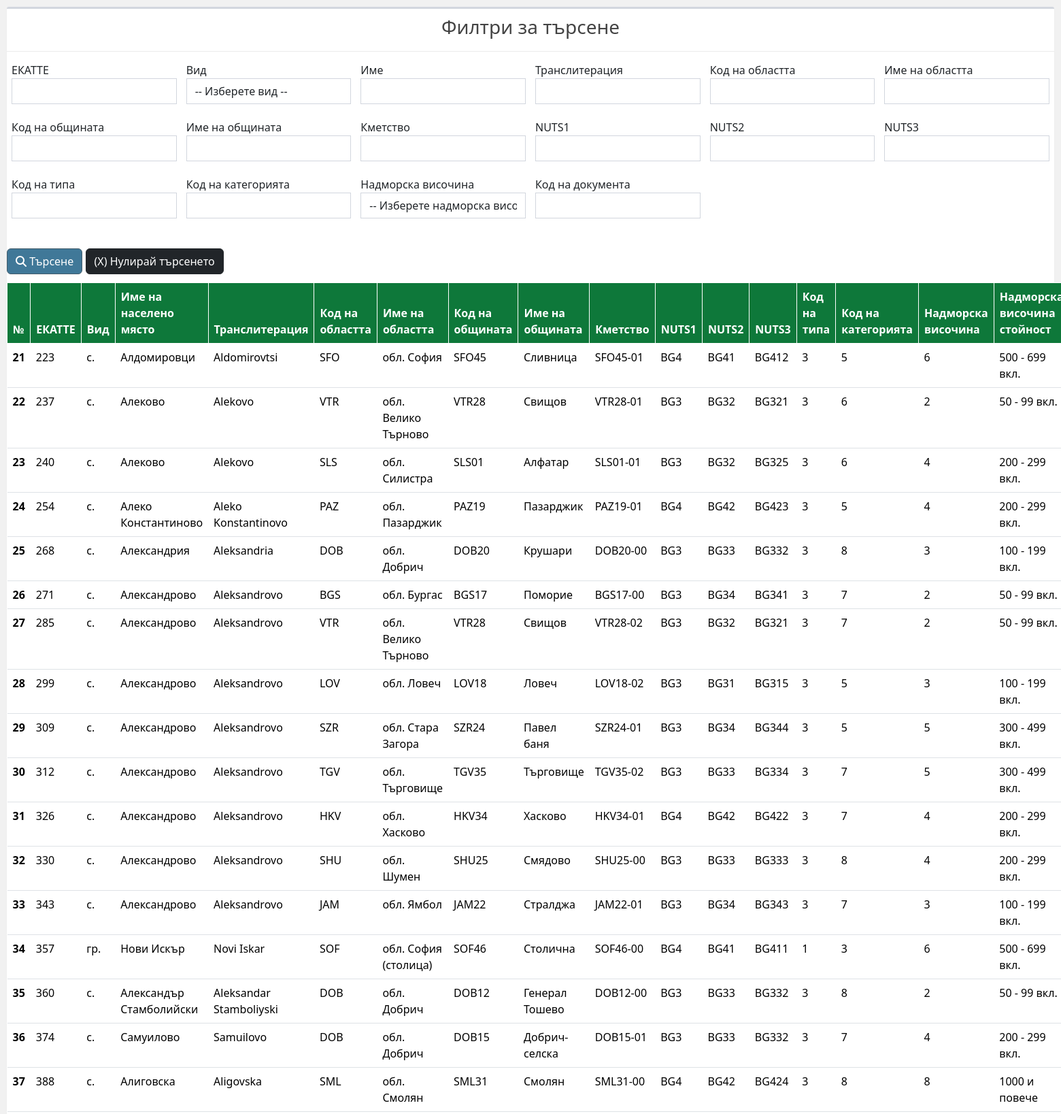
The page /index.php?&page=2 (upper part) on the database its author committed.
### tables this page shows
CREATE TABLE `settlements` (
  `ekkate` int NOT NULL,
  `kind` varchar(4) DEFAULT NULL,
  `settlement_name` varchar(150) DEFAULT NULL,
  `transliteration` varchar(150) DEFAULT NULL,
  `district_code` varchar(3) DEFAULT NULL,
  `area_name` varchar(150) DEFAULT NULL,
  `municipality_code` varchar(5) DEFAULT NULL,
  `municipality_name` varchar(150) DEFAULT NULL,
  `city_hall` varchar(150) DEFAULT NULL,
  `nuts1` varchar(3) DEFAULT NULL,
  `nuts2` varchar(4) DEFAULT NULL,
  `nuts3` varchar(5) DEFAULT NULL,
  `type_code` int DEFAULT NULL,
  `category_code` int DEFAULT NULL,
  `altitude` int DEFAULT NULL,
  `altitude_value` varchar(150) DEFAULT NULL,
  `document_code` int DEFAULT NULL,
  `sequence_number` int DEFAULT NULL
);

### data.php (called while the page is built, shortened)
<?php
    require_once('classes/DBOperations.php');
	$db_data['dbHost'] 	= 'localhost';
	$db_data['dbUser'] 	= '_DB USER_';
	$db_data['dbPass'] 	= '_DB PASS_';
	$db_data['dbName'] 	= '_DB NAME_';
	$db_data['dbChar'] 	= 'utf8';
    $filter_columns = [
        'ekkate',
        'kind',
        'settlement_name',
        'transliteration',
        'district_code',
        'area_name',
        'municipality_code',
        'municipality_name',
        'city_hall',
        'nuts1',
        'nuts2',
        'nuts3',
        'type_code',
        'category_code',
        'altitude',
        'document_code',
    ];
    $DBOperations = new DBOperations($db_data);
    $filter_data = [];
    $results_per_page = 20;
    if(isset($_GET)){
        $search_query = [];
        foreach ($filter_columns as $column) {
            if(isset($_GET[$column]) && $_GET[$column] !== ''){
                $search_query[] = "$column = '".$_GET[$column]."'";
                $filter_data[$column] = $_GET[$column];
            } else {
                $filter_data[$column] = '';
            }
        }
        $sql = 'SELECT * FROM settlements';
        if (!isset($_GET['page']) ) {
            $page = 1;
            $total_records = $DBOperations->mys_n($DBOperations->mys_q($sql));
        } else {
            $page = $_GET['page'];
        }
        $page_first_result = ($page-1) * $results_per_page;
        $limit = " LIMIT " . $page_first_result . ',' . $results_per_page;
        $data = $DBOperations->fastQuery($sql.$limit);
    }

### classes/DBOperations.php (called while the page is built, shortened)
<?php
    class DBOperations
    {
        protected $db_connection;
        public function __construct($db_data) {
            $this->db_connection = mysqli_connect($db_data['dbHost'], $db_data['dbUser'], $db_data['dbPass'], $db_data['dbName']);
            $this->db_connection->set_charset('utf8');
        }
        public function mys_q($sql) {
            $res = mysqli_query($this->db_connection, $sql) or die(mysqli_error($this->db_connection));
            return $res;
        }
        public function mys_n($res) {
            $numr = mysqli_num_rows($res);
            return $numr;
        }
        public function fastQuery($sql) {
            $res = $this->mys_q($sql);
            if($this->mys_n($res) > 0) {
                $response = array();
                $i = 0;
                while($row = mysqli_fetch_assoc($res)) {
                    foreach($row as $key => $value) {
                        $response[$i][$key] = $value;
                    }
                    $i++;
                }
            } else {
                $response = '';
            }
            return $response;
        }
    }

### index.php (the view, shortened to what this page needs)
<?php require_once('data.php'); ?>
<!DOCTYPE html>
<html lang="en">
  <head>
    <link href="https://cdn.jsdelivr.net/npm/bootstrap@5.3.3/dist/css/bootstrap.min.css" rel="stylesheet">
    <link rel="stylesheet" href="assets/css/custom.css">
  </head>
  <body>
    <div class="container-fluid">
        <div class="row">
        <div class="box-body">
            <div class="box box-primary">
                <div class="box-header with-border text-center">
                    <h3 class="box-title">Филтри за търсене</h3>
                </div>
                <div class="box-body p0">
                    <form method="GET">
                        <div class="row pt-2">
                            <div class="form-group">
                                <div class="col-xs-12 col-md-3 col-lg-2 mb-2">
                                    <label for="ekkate">ЕКАТТЕ</label>
                                    <input type="text" name="ekkate" id="ekkate" class="form-control" value="<?= $filter_data['ekkate'] ?>">
                                </div>
                                <div class="col-xs-12 col-md-3 col-lg-2 mb-2">
                                    <label for="kind">Вид</label>
                                    <select id="kind" class="form-control" name="kind">
                                        <option <?= $filter_data['kind'] == '' ? 'selected' : '' ?> value="">-- Изберете вид --</option>
                                    </select>
                                </div>
                                <div class="col-xs-12 col-md-3 col-lg-2 mb-2">
                                    <label for="settlement_name">Име</label>
                                    <input type="text" name="settlement_name" id="settlement_name" class="form-control" value="<?= $filter_data['settlement_name'] ?>">
                                </div>
                                <div class="col-xs-12 col-md-3 col-lg-2 mb-2">
                                    <label for="	transliteration">Транслитерация</label>
                                    <input type="text" name="transliteration" id="	transliteration" class="form-control" value="<?= $filter_data['transliteration'] ?>">
                                </div>
                                <div class="col-xs-12 col-md-3 col-lg-2 mb-2">
                                    <label for="district_code">Код на областта</label>
                                    <input type="text" name="district_code" id="district_code" class="form-control" value="<?= $filter_data['district_code'] ?>">
                                </div>
                                <div class="col-xs-12 col-md-3 col-lg-2 mb-2">
                                    <label for="area_name">Име на областта</label>
                                    <input type="text" name="area_name" id="area_name" class="form-control" value="<?= $filter_data['area_name'] ?>">
                                </div>
                                <div class="col-xs-12 col-md-3 col-lg-2 mb-2">
                                    <label for="municipality_code">Код на общината</label>
                                    <input type="text" name="municipality_code" id="municipality_code" class="form-control" value="<?= $filter_data['municipality_code'] ?>">
                                </div>
                                <div class="col-xs-12 col-md-3 col-lg-2 mb-2">
                                    <label for="municipality_name">Име на общината</label>
                                    <input type="text" name="municipality_name" id="municipality_name" class="form-control" value="<?= $filter_data['municipality_name'] ?>">
                                </div>
                                <div class="col-xs-12 col-md-3 col-lg-2 mb-2">
                                    <label for="city_hall">Кметство</label>
                                    <input type="text" name="city_hall" id="city_hall" class="form-control" value="<?= $filter_data['city_hall'] ?>">
                                </div>
                                <div class="col-xs-12 col-md-3 col-lg-2 mb-2">
                                    <label for="nuts1">NUTS1</label>
                                    <input type="text" name="nuts1" id="nuts1" class="form-control" value="<?= $filter_data['nuts1'] ?>">
                                </div>
                                <div class="col-xs-12 col-md-3 col-lg-2 mb-2">
                                    <label for="nuts2">NUTS2</label>
                                    <input type="text" name="nuts2" id="nuts2" class="form-control" value="<?= $filter_data['nuts2'] ?>">
                                </div>
                                <div class="col-xs-12 col-md-3 col-lg-2 mb-2">
                                    <label for="nuts3">NUTS3</label>
                                    <input type="text" name="nuts3" id="nuts3" class="form-control" value="<?= $filter_data['nuts3'] ?>">
                                </div>
                                <div class="col-xs-12 col-md-3 col-lg-2 mb-2">
                                    <label for="	type_code">Код на типа</label>
                                    <input type="text" name="type_code" id="	type_code" class="form-control" maxlength="3" value="<?= $filter_data['type_code'] ?>">
                                </div>
                                <div class="col-xs-12 col-md-3 col-lg-2 mb-2">
                                    <label for="category_code">Код на категорията</label>
                                    <input type="text" name="category_code" id="category_code" class="form-control" maxlength="3" value="<?= $filter_data['category_code'] ?>">
                                </div>
                                <div class="col-xs-12 col-md-3 col-lg-2 mb-2">
                                    <label for="altitude">Надморска височина</label>
                                    <select id="altitude" class="form-control" name="altitude">
                                        <option <?= $filter_data['altitude'] == '' ? 'selected' : '' ?> value="">-- Изберете надморска височина --</option>
                                    </select>
                                </div>
                                <div class="col-xs-12 col-md-3 col-lg-2 mb-2">
                                    <label for="document_code">Код на документа</label>
                                    <input type="text" name="document_code" id="document_code" class="form-control" value="<?= $filter_data['document_code'] ?>">
                                </div>
                                <div class="col-xs-12 col-md-4 col-lg-3 mb-2">
                                    <span class="hidden-xs" style="margin-bottom: 5px;display: inline-block">&nbsp;</span>
                                    <div>
                                        <button id="search_button" type="submit" class="btn btn-success mb-1" style="background: #407898 !important;border-color: #435c6b !important;">
                                            <i class="fa fa-search" aria-hidden="true"></i> Търсене
                                        </button>
                                        <a href="/sky-prime-dev/" class="btn btn-dark mb-1"> (X) Нулирай търсенето </a>
                                    </div>
                                </div>
                            </div>
                        </div>
                    </form>
                </div>
                <table class="table">
                    <thead class="thead-custom">
                        <tr>
                        <th scope="col">№</th>
                        <th scope="col">ЕКАТТЕ</th>
                        <th scope="col">Вид</th>
                        <th scope="col">Име на населено място</th>
                        <th scope="col">Транслитерация</th>
                        <th scope="col">Код на областта</th>
                        <th scope="col">Име на областта</th>
                        <th scope="col">Код на общината</th>
                        <th scope="col">Име на общината</th>
                        <th scope="col">Кметство</th>
                        <th scope="col">NUTS1</th>
                        <th scope="col">NUTS2</th>
                        <th scope="col">NUTS3</th>
                        <th scope="col">Код на типа</th>
                        <th scope="col">Код на категорията</th>
                        <th scope="col">Надморска височина</th>
                        <th scope="col">Надморска височина стойност</th>
                        </tr>
                    </thead>
                    <tbody>
        <?php
            if(!isset($data) || $data == ''){
                echo '
                    <div class="alert alert-warning" role="alert">
                    Няма записи за показване.
                    </div>
                ';
            } else{
                foreach ($data as $row) {
        ?>
                    <tr>
                        <th scope="row"><?= $row['sequence_number'] ?></th>
                        <td><?= $row['ekkate'] ?></td>
                        <td><?= $row['kind'] ?></td>
                        <td><?= $row['settlement_name'] ?></td>
                        <td><?= $row['transliteration'] ?></td>
                        <td><?= $row['district_code'] ?></td>
                        <td><?= $row['area_name'] ?></td>
                        <td><?= $row['municipality_code'] ?></td>
                        <td><?= $row['municipality_name'] ?></td>
                        <td><?= $row['city_hall'] ?></td>
                        <td><?= $row['nuts1'] ?></td>
                        <td><?= $row['nuts2'] ?></td>
                        <td><?= $row['nuts3'] ?></td>
                        <td><?= $row['type_code'] ?></td>
                        <td><?= $row['category_code'] ?></td>
                        <td><?= $row['altitude'] ?></td>
                        <td><?= $row['altitude_value'] ?></td>
                    </tr>
        <?php
                }
            }
        ?>
                    </tbody>
                </table>
                <br>
            </div>
        </div>
        </div>
    </div>
  </body>
</html>

### assets/css/custom.css (style rules this page uses)
body { background: #f1f1f1; }
.form-control { border-radius: 0; box-shadow: none; border-color: #d2d6de; }
.box { position: relative; border-radius: 3px; background: #fff; border-top: 3px solid #d2d6de; margin-bottom: 20px; width: 100%; box-shadow: 0 1px 1px rgba(0, 0, 0, .1); }
.box-header { color: #444; display: block; padding: 10px; position: relative; }
.box-header.with-border { border-bottom: 1px solid #ebebeb; }
.text-center { text-align: center; }
.p0 { padding: 0 !important; }
.mb-2, .my-2 { margin-bottom: .5rem !important; }
.col-lg-2 { float: left; padding: 7px; }
.box-body { border-top-left-radius: 0; border-top-right-radius: 0; border-bottom-right-radius: 3px; border-bottom-left-radius: 3px; padding: 10px; }
.box-body:after, .box-body:before, .box-footer:after, .box-footer:before, .box-header:after, .box-header:before { content: " "; display: table; }
thead.thead-custom tr th { background-color: #0E783A !important; color: #fff!important; border: 1px solid #fff; }

### rows shown on the page
settlements: sequence_number "21", ekkate "223", kind "с.", settlement_name "Алдомировци", transliteration "Aldomirovtsi", district_code "SFO", area_name "обл. София", municipality_code "SFO45", municipality_name "Сливница", city_hall "SFO45-01", nuts1 "BG4", nuts2 "BG41", nuts3 "BG412", type_code "3", category_code "5", altitude "6", altitude_value "500 - 699 вкл."
settlements: sequence_number "22", ekkate "237", kind "с.", settlement_name "Алеково", transliteration "Alekovo", district_code "VTR", area_name "обл. Велико Търново", municipality_code "VTR28", municipality_name "Свищов", city_hall "VTR28-01", nuts1 "BG3", nuts2 "BG32", nuts3 "BG321", type_code "3", category_code "6", altitude "2", altitude_value "50 - 99 вкл."
settlements: sequence_number "23", ekkate "240", kind "с.", settlement_name "Алеково", transliteration "Alekovo", district_code "SLS", area_name "обл. Силистра", municipality_code "SLS01", municipality_name "Алфатар", city_hall "SLS01-01", nuts1 "BG3", nuts2 "BG32", nuts3 "BG325", type_code "3", category_code "6", altitude "4", altitude_value "200 - 299 вкл."
settlements: sequence_number "24", ekkate "254", kind "с.", settlement_name "Алеко Константиново", transliteration "Aleko Konstantinovo", district_code "PAZ", area_name "обл. Пазарджик", municipality_code "PAZ19", municipality_name "Пазарджик", city_hall "PAZ19-01", nuts1 "BG4", nuts2 "BG42", nuts3 "BG423", type_code "3", category_code "5", altitude "4", altitude_value "200 - 299 вкл."
settlements: sequence_number "25", ekkate "268", kind "с.", settlement_name "Александрия", transliteration "Aleksandria", district_code "DOB", area_name "обл. Добрич", municipality_code "DOB20", municipality_name "Крушари", city_hall "DOB20-00", nuts1 "BG3", nuts2 "BG33", nuts3 "BG332", type_code "3", category_code "8", altitude "3", altitude_value "100 - 199 вкл."
settlements: sequence_number "26", ekkate "271", kind "с.", settlement_name "Александрово", transliteration "Aleksandrovo", district_code "BGS", area_name "обл. Бургас", municipality_code "BGS17", municipality_name "Поморие", city_hall "BGS17-00", nuts1 "BG3", nuts2 "BG34", nuts3 "BG341", type_code "3", category_code "7", altitude "2", altitude_value "50 - 99 вкл."
settlements: sequence_number "27", ekkate "285", kind "с.", settlement_name "Александрово", transliteration "Aleksandrovo", district_code "VTR", area_name "обл. Велико Търново", municipality_code "VTR28", municipality_name "Свищов", city_hall "VTR28-02", nuts1 "BG3", nuts2 "BG32", nuts3 "BG321", type_code "3", category_code "7", altitude "2", altitude_value "50 - 99 вкл."
settlements: sequence_number "28", ekkate "299", kind "с.", settlement_name "Александрово", transliteration "Aleksandrovo", district_code "LOV", area_name "обл. Ловеч", municipality_code "LOV18", municipality_name "Ловеч", city_hall "LOV18-02", nuts1 "BG3", nuts2 "BG31", nuts3 "BG315", type_code "3", category_code "5", altitude "3", altitude_value "100 - 199 вкл."
settlements: sequence_number "29", ekkate "309", kind "с.", settlement_name "Александрово", transliteration "Aleksandrovo", district_code "SZR", area_name "обл. Стара Загора", municipality_code "SZR24", municipality_name "Павел баня", city_hall "SZR24-01", nuts1 "BG3", nuts2 "BG34", nuts3 "BG344", type_code "3", category_code "5", altitude "5", altitude_value "300 - 499 вкл."
settlements: sequence_number "30", ekkate "312", kind "с.", settlement_name "Александрово", transliteration "Aleksandrovo", district_code "TGV", area_name "обл. Търговище", municipality_code "TGV35", municipality_name "Търговище", city_hall "TGV35-02", nuts1 "BG3", nuts2 "BG33", nuts3 "BG334", type_code "3", category_code "7", altitude "5", altitude_value "300 - 499 вкл."
settlements: sequence_number "31", ekkate "326", kind "с.", settlement_name "Александрово", transliteration "Aleksandrovo", district_code "HKV", area_name "обл. Хасково", municipality_code "HKV34", municipality_name "Хасково", city_hall "HKV34-01", nuts1 "BG4", nuts2 "BG42", nuts3 "BG422", type_code "3", category_code "7", altitude "4", altitude_value "200 - 299 вкл."
settlements: sequence_number "32", ekkate "330", kind "с.", settlement_name "Александрово", transliteration "Aleksandrovo", district_code "SHU", area_name "обл. Шумен", municipality_code "SHU25", municipality_name "Смядово", city_hall "SHU25-00", nuts1 "BG3", nuts2 "BG33", nuts3 "BG333", type_code "3", category_code "8", altitude "4", altitude_value "200 - 299 вкл."
settlements: sequence_number "33", ekkate "343", kind "с.", settlement_name "Александрово", transliteration "Aleksandrovo", district_code "JAM", area_name "обл. Ямбол", municipality_code "JAM22", municipality_name "Стралджа", city_hall "JAM22-01", nuts1 "BG3", nuts2 "BG34", nuts3 "BG343", type_code "3", category_code "7", altitude "3", altitude_value "100 - 199 вкл."
settlements: sequence_number "34", ekkate "357", kind "гр.", settlement_name "Нови Искър", transliteration "Novi Iskar", district_code "SOF", area_name "обл. София (столица)", municipality_code "SOF46", municipality_name "Столична", city_hall "SOF46-00", nuts1 "BG4", nuts2 "BG41", nuts3 "BG411", type_code "1", category_code "3", altitude "6", altitude_value "500 - 699 вкл."
settlements: sequence_number "35", ekkate "360", kind "с.", settlement_name "Александър Стамболийски", transliteration "Aleksandar Stamboliyski", district_code "DOB", area_name "обл. Добрич", municipality_code "DOB12", municipality_name "Генерал Тошево", city_hall "DOB12-00", nuts1 "BG3", nuts2 "BG33", nuts3 "BG332", type_code "3", category_code "8", altitude "2", altitude_value "50 - 99 вкл."
settlements: sequence_number "36", ekkate "374", kind "с.", settlement_name "Самуилово", transliteration "Samuilovo", district_code "DOB", area_name "обл. Добрич", municipality_code "DOB15", municipality_name "Добрич-селска", city_hall "DOB15-01", nuts1 "BG3", nuts2 "BG33", nuts3 "BG332", type_code "3", category_code "7", altitude "4", altitude_value "200 - 299 вкл."
settlements: sequence_number "37", ekkate "388", kind "с.", settlement_name "Алиговска", transliteration "Aligovska", district_code "SML", area_name "обл. Смолян", municipality_code "SML31", municipality_name "Смолян", city_hall "SML31-00", nuts1 "BG4", nuts2 "BG42", nuts3 "BG424", type_code "3", category_code "8", altitude "8", altitude_value "1000 и повече"
